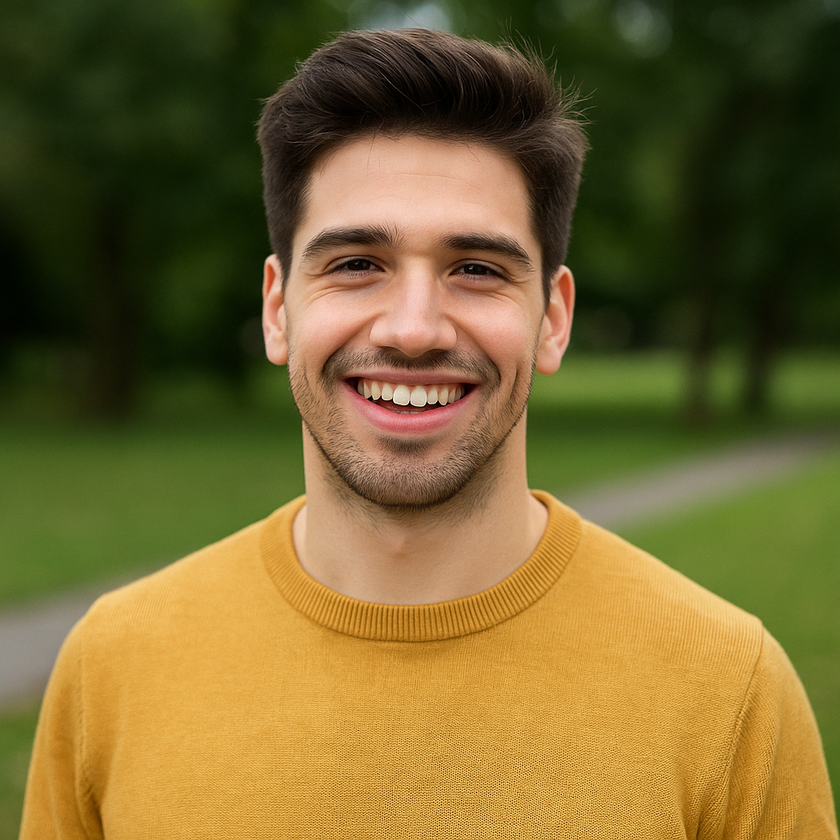
#> input picture assets/sample1.png, 840 x 840 px, shrunk from 1024 x 1024 before the run
$ python -i cartoonizer.py   (imports and definitions only)
#> lines starting #> are read from the running program, lines starting #| are printed output that depends on the picture; after the words box and inside, x2 and y2 are one past the last pixel; in counts of white or black regions, pixels touching at a corner belong together
#> further down, picture is the input picture: shape (840, 840, 3); mean B, G, R 49, 101.2, 117.9
import cv2
import numpy as np

def apply_bilateral_filter(img: np.ndarray, diameter=9, sigma_color=75, sigma_space=75) -> np.ndarray:
    return cv2.bilateralFilter(img, d=diameter, sigmaColor=sigma_color, sigmaSpace=sigma_space)

def detect_edges(img: np.ndarray, block_size=9, C=2) -> np.ndarray:
#> called with block_size = 9, C = 2
    gray = cv2.cvtColor(img, cv2.COLOR_BGR2GRAY)
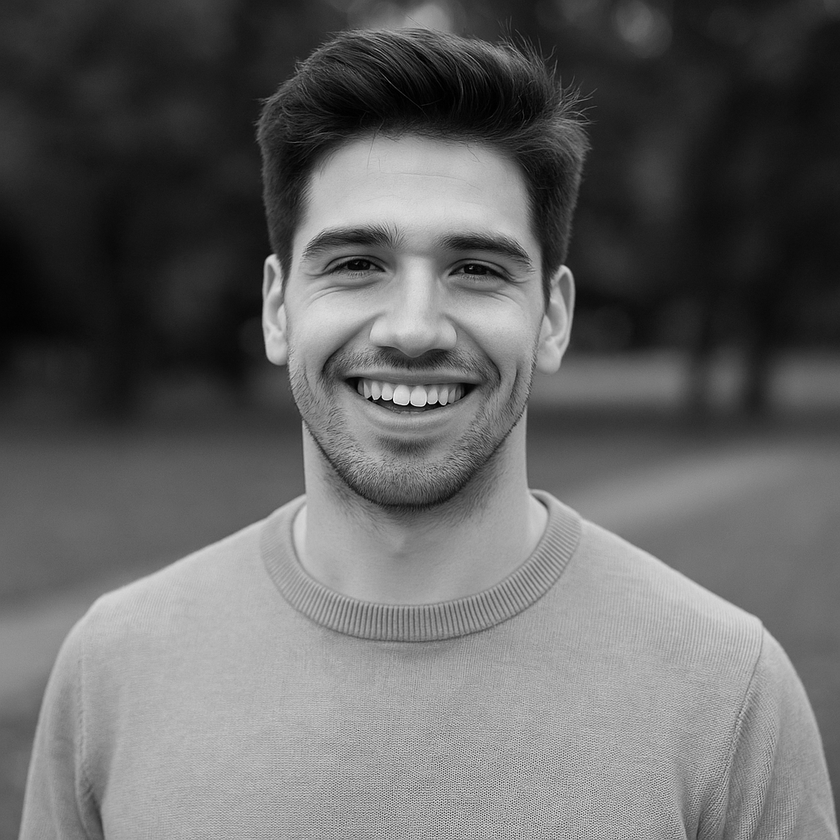
#> gray: shape (840, 840); min 0, max 251, mean 100.2
    gray = cv2.medianBlur(gray, 5)
    edges = cv2.adaptiveThreshold(gray, 255,
                                  cv2.ADAPTIVE_THRESH_MEAN_C,
                                  cv2.THRESH_BINARY,
                                  block_size,
                                  C)
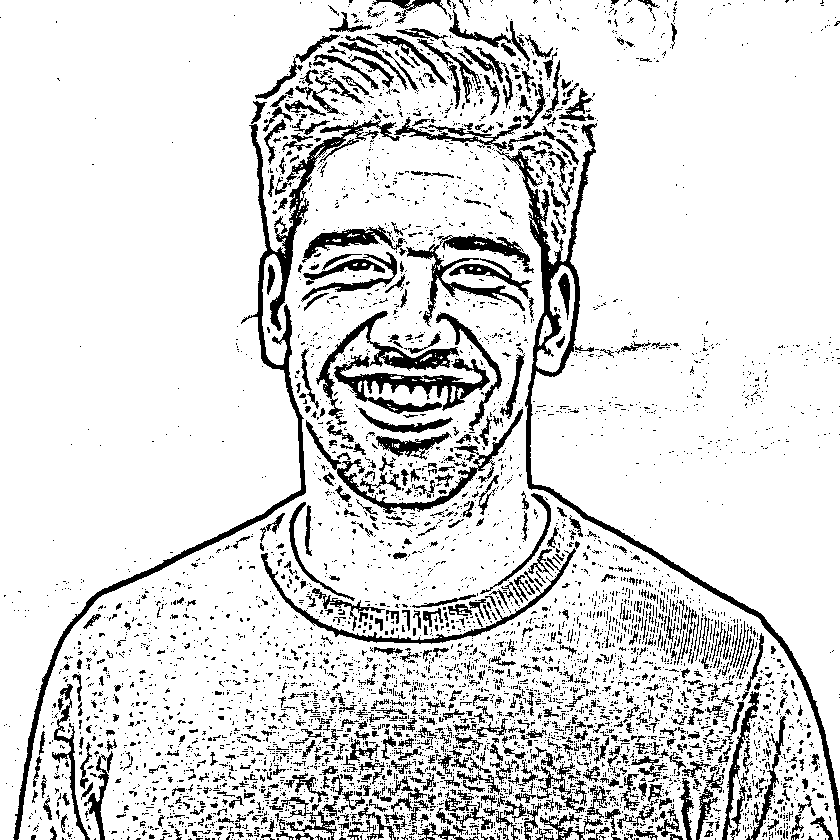
#> edges: shape (840, 840); 86% white; 5535 black regions (4827 under 20 px), largest, box (x1, y1, x2, y2) and area: (13, 113, 400, 840) 7493, (496, 123, 840, 840) 7127, (334, 355, 490, 414) 2936
    return edges

def combine_edges_with_image(img: np.ndarray, edges: np.ndarray) -> np.ndarray:
    return cv2.bitwise_and(img, img, mask=edges)


def dilate_edges(edges: np.ndarray, thickness: int = 1) -> np.ndarray:
    """Dilate edges to control cartoon line thickness."""
    kernel = np.ones((thickness, thickness), np.uint8)
    return cv2.dilate(edges, kernel, iterations=1)

>>> import cv2
>>> picture = cv2.imread('assets/sample1.png')
>>> result = detect_edges(picture)

$ run again, on assets/sample2.png
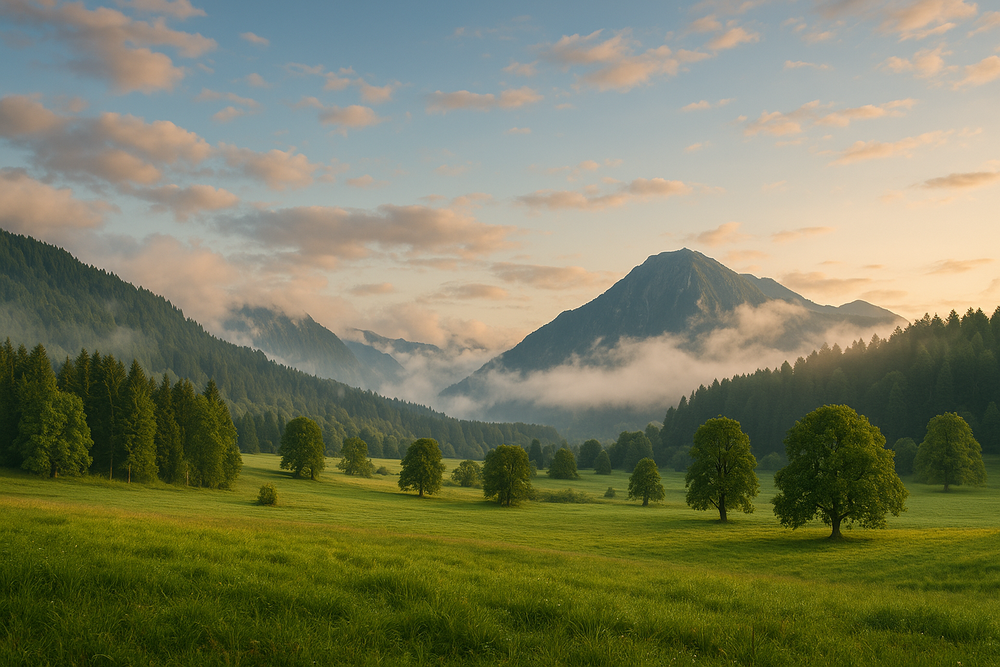
#> input picture assets/sample2.png, 1000 x 667 px, shrunk from 1536 x 1024 before the run
#> picture is the input picture: shape (667, 1000, 3); mean B, G, R 93.3, 124.3, 122.1
#> in detect_edges, `gray = cv2.cvtColor(img, cv2.COLOR_BGR2GRAY)`:
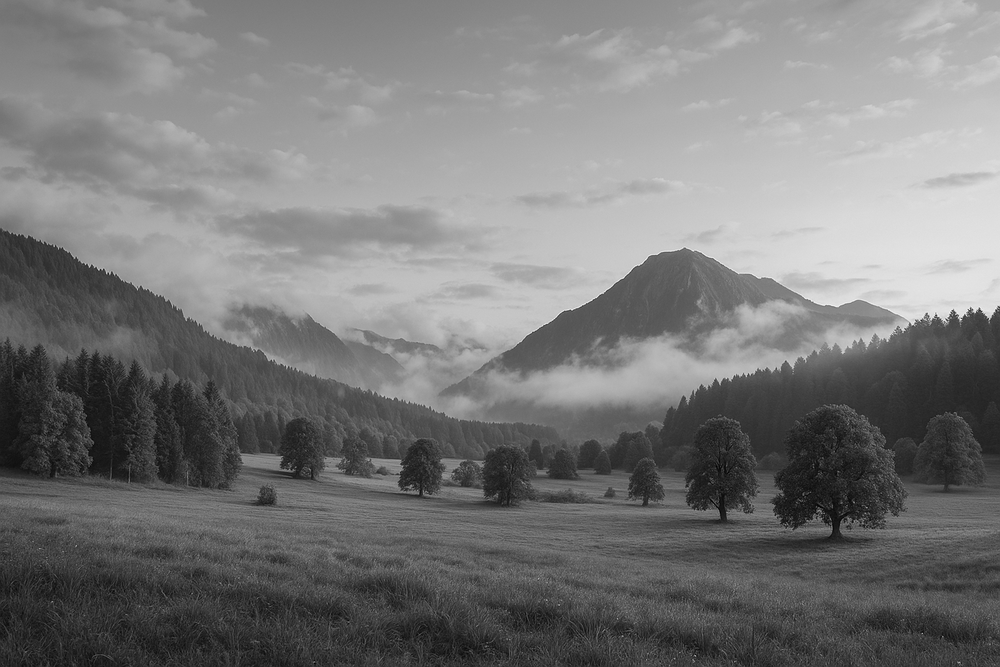
#> gray: shape (667, 1000); min 0, max 251, mean 120.1
#> in detect_edges, `edges = cv2.adaptiveThreshold(gray, 255, cv2.ADAPTIVE_THRESH_MEAN_C, c..`:
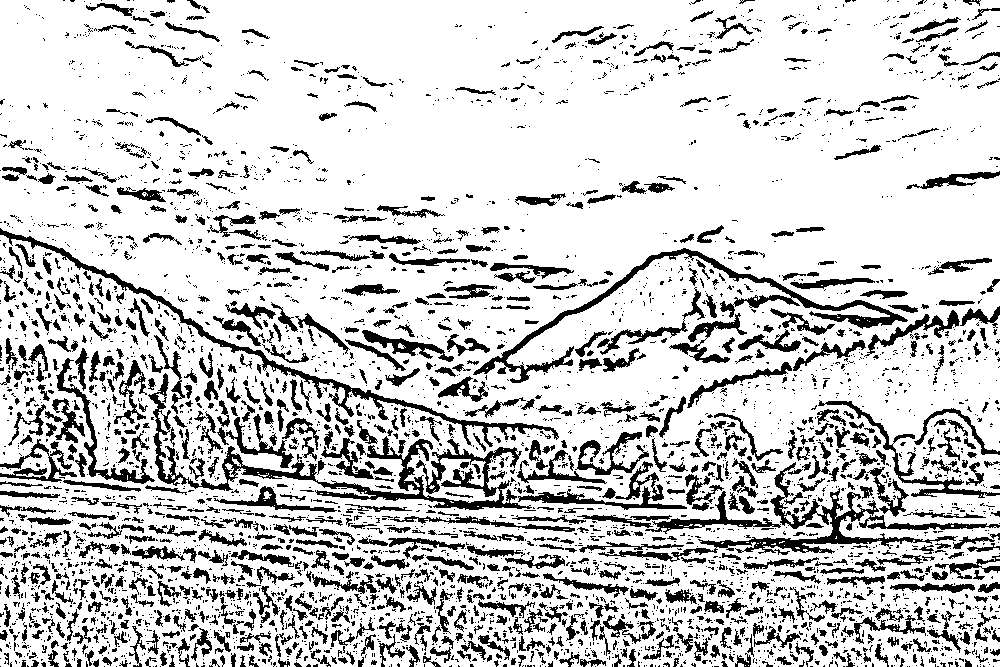
#> edges: shape (667, 1000); 80.3% white; 4414 black regions (3338 under 20 px), largest, box (x1, y1, x2, y2) and area: (148, 373, 532, 510) 6539, (473, 248, 908, 383) 4262, (598, 462, 958, 562) 3759

$ run again, on assets/drwalid.jpeg
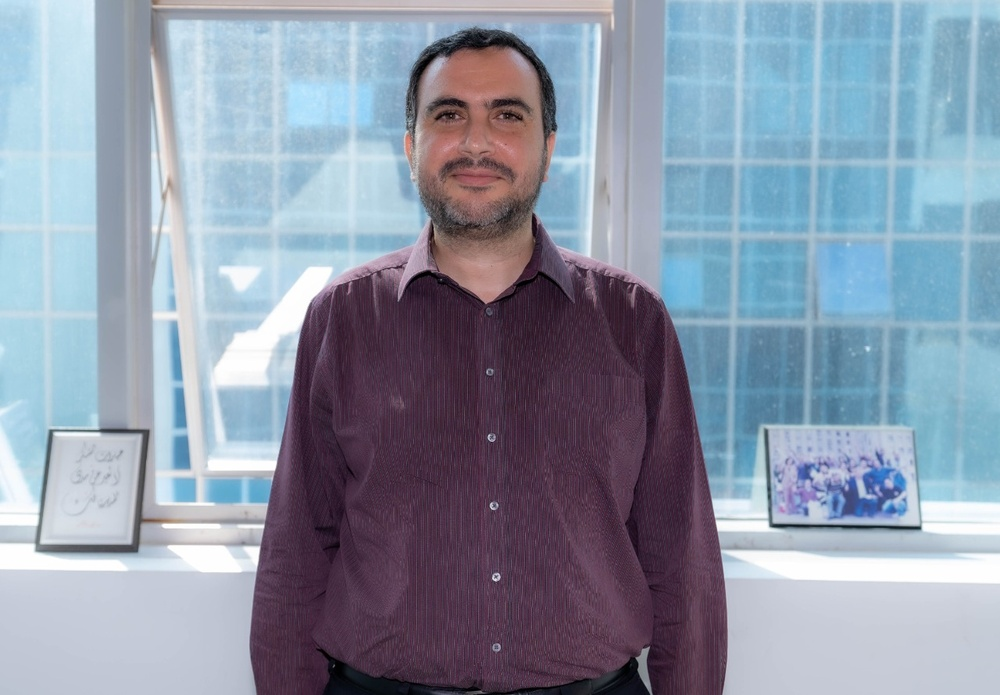
#> input picture assets/drwalid.jpeg, 1000 x 695 px, shrunk from 1280 x 889 before the run
#> picture is the input picture: shape (695, 1000, 3); mean B, G, R 166.9, 149.8, 139.4
#> in detect_edges, `gray = cv2.cvtColor(img, cv2.COLOR_BGR2GRAY)`:
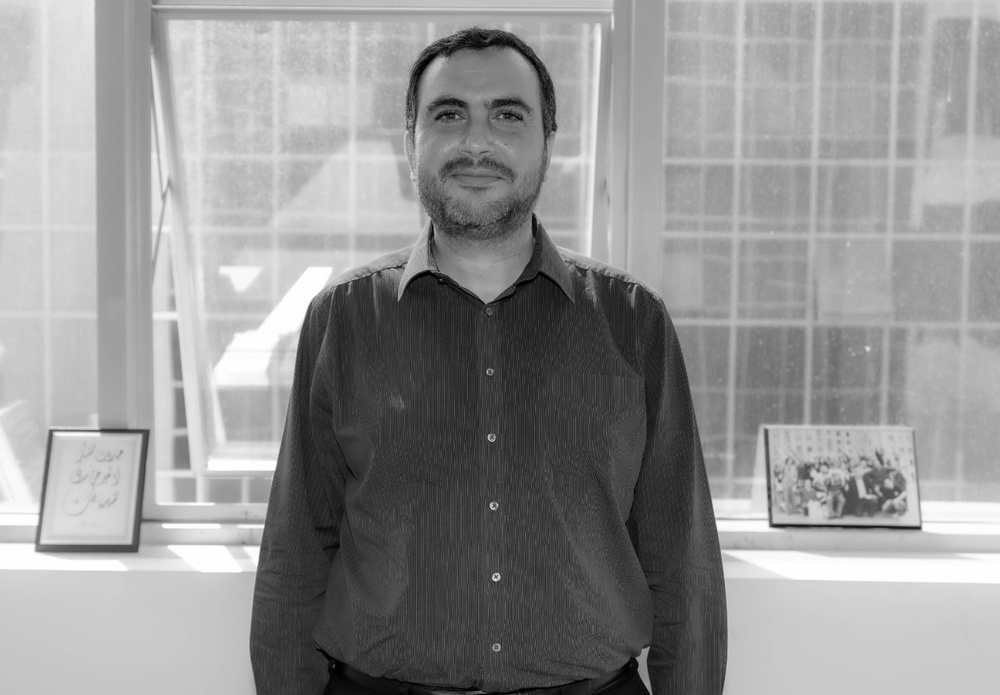
#> gray: shape (695, 1000); min 0, max 255, mean 148.6
#> in detect_edges, `edges = cv2.adaptiveThreshold(gray, 255, cv2.ADAPTIVE_THRESH_MEAN_C, c..`:
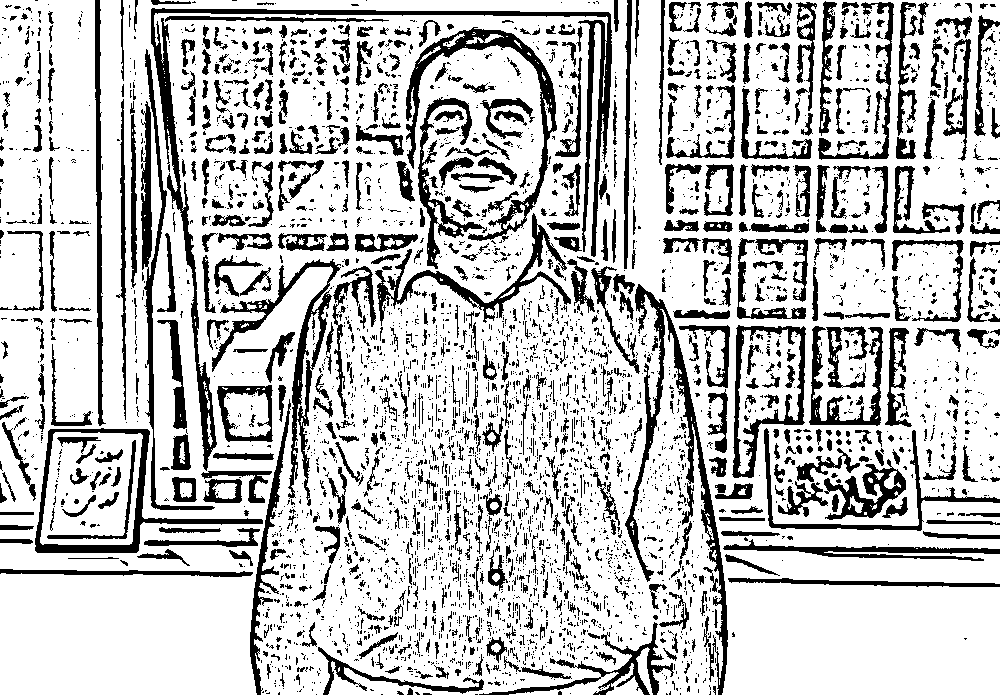
#> edges: shape (695, 1000); 77% white; 4216 black regions (3391 under 20 px), largest, box (x1, y1, x2, y2) and area: (151, 8, 612, 471) 8552, (625, 284, 728, 695) 5458, (406, 27, 557, 242) 4299
